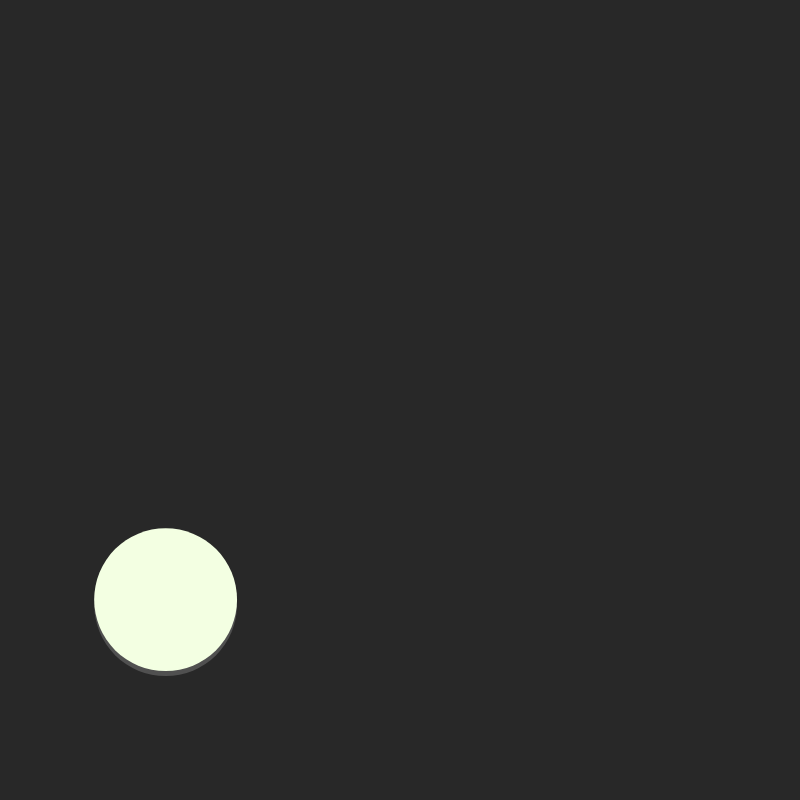
Frame 1 (no input)
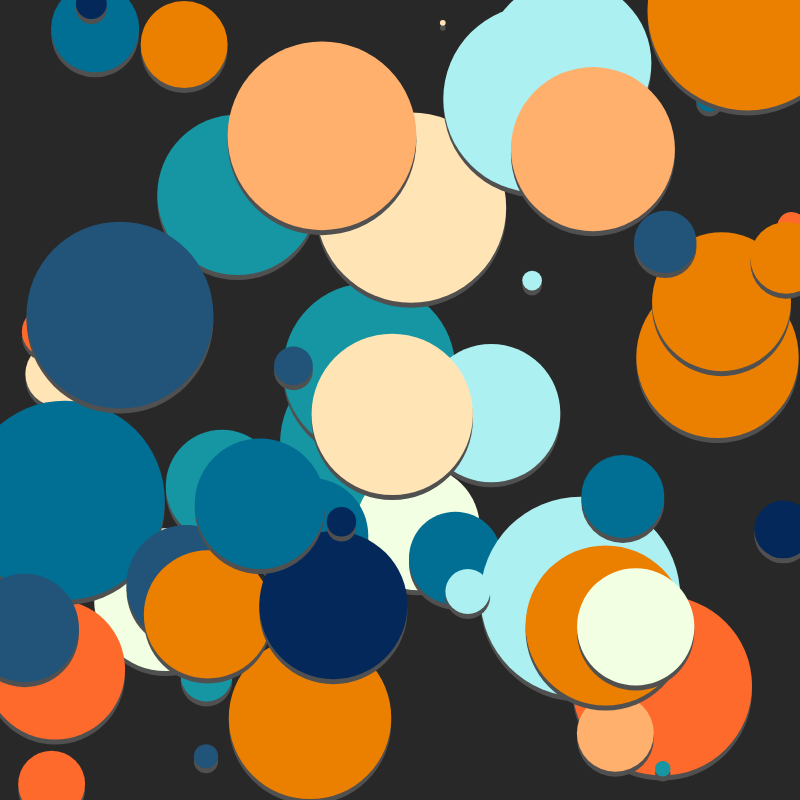
Frame 60 (no input)
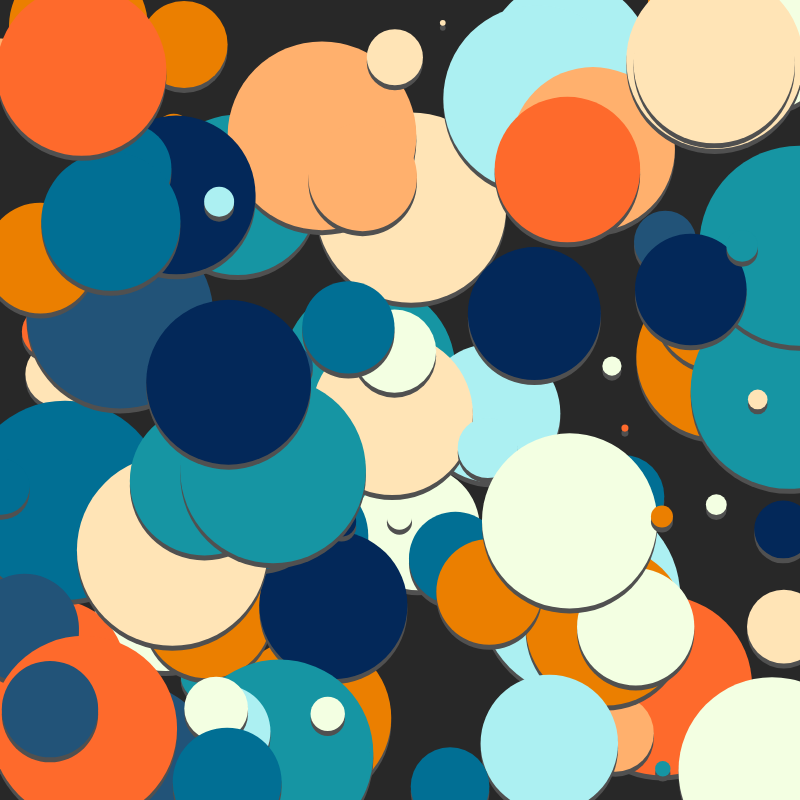
Frame 120 (the mouse pressed at the canvas centre since frame 60)

The p5.js sketch that drew these frames (run headless with seeded random() and noise() and a simulated clock; from frame 60 on, the mouse is pressed at the canvas centre):

// p5.js sketch
// ── sketch.js
//On each new loop, we generate and display on the canvas a shape
//(ellipse) with randomized values for color and position. The color
//is extracted from an array that has stored certain color values
//(palette).

//Declare global variables
let size, posx, posy;
let selArray;

//This array stores hexadecimal representations of color values
//It serves as a color palette for our sketch
let listOfColors = ['#225378',
                    '#1695A3',
                    '#ACF0F2',
                    '#F3FFE2',
                    '#EB7F00',
                    '#032859',
                    '#016F94',
                    '#FFE4B6',
                    '#FFB06D',
                    '#FE6A2C'];

function setup() {
  createCanvas(800, 800);
  background(40);
  //frameRate(1);
  noStroke();
}

function draw() {
  //background(80);

  //Randomize size and position of shapes
  size = random(200);
  posx = random(width);
  posy = random(height);

  //We could also play with the stroke of the shape
  //strokeWeight(random(10));
  //stroke(255, random(255));

  //Randomize the array position, and assign the value to selArray variable
  selArray = parseInt(random(10));

  //This provides a shadow effect
  fill(80);
  ellipse(posx, posy+5, size, size);

  //Here we get the randomized value and read the array position to assign color
  fill(listOfColors[selArray]);
  ellipse(posx, posy, size, size);
}
